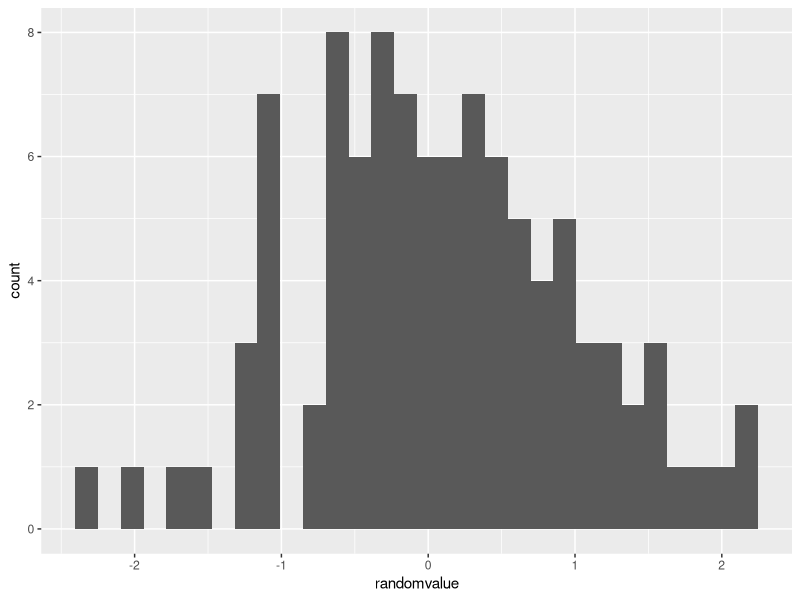
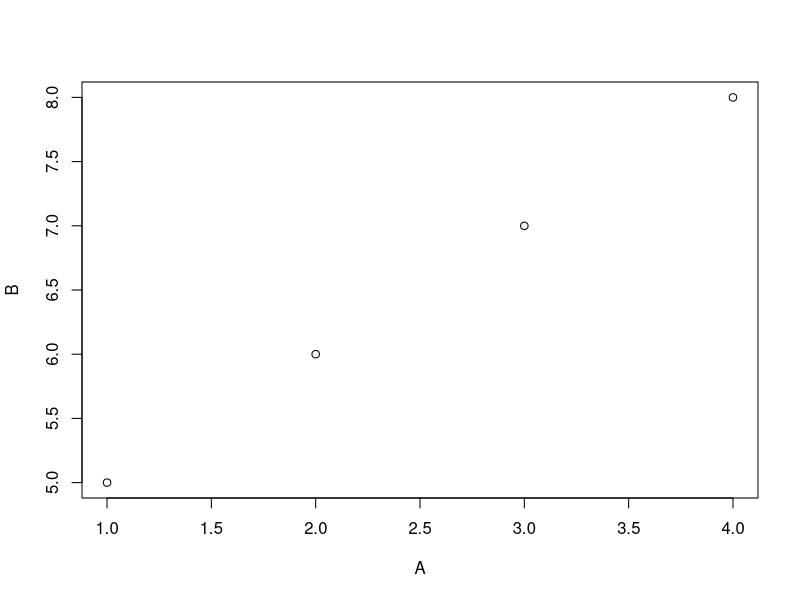

Write R code to recreate these figures, in order.
## ---- chunk 1
#| label: fig-histogram
#| fig-cap: Histogram of 100 random values from a normal distribution with 0 mean and 1 standard deviation

library(tidyverse)
# set the seed of the random number generator (gives same result)
set.seed(123)
# generate 100 random values form a normal distribution with mean=0 and standard deviation 1
randomvalue <- rnorm(n = 100, mean = 0, sd = 1)
# convert to a dataframe
data1<-data.frame(randomvalue)
# plot as a histogram
ggplot2::ggplot(data=data1, 
                mapping=aes(x=randomvalue)) +
  geom_histogram()

## ---- chunk 2
A <- c(1,2,3,4)
B <- c(5,6,7,8)
df <- data.frame(A,B)
plot(df)
